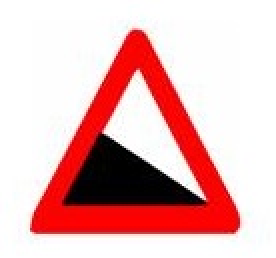
#> input picture stage_1/dangerous_descendent.jpg, 138 x 129 px, found by its file name (shown 2 times larger)
$ python orientation.py
#> lines starting #> are read from the running program, lines starting #| are printed output that depends on the picture; after the words box and inside, x2 and y2 are one past the last pixel; in counts of white or black regions, pixels touching at a corner belong together
import cv2
import numpy as np
# from main import Color
images = ["bumpy_road.jpg",
          "dangerous_descendent.jpg",
          "exit.jpg",
          "freeway_entry.jpg",
          "give_way.jpg",
          "go_left.jpg",
          "go_right.jpg",
          "go_straight.jpg",
          "local_destination.jpg",
          "major_road_sign.jpg",
          "no_entry.jpg",
          "no_parking.jpg",
          "stop_sign.jpg",
          "tourist_destination.jpg",
          "traffic_light_ahead.jpg",
          ]
kernel = np.ones((2, 2), np.uint8)
kernel_2= np.ones((3, 3), np.uint8)


# Read the image
img = cv2.imread("stage_1\\"+images[1],0)
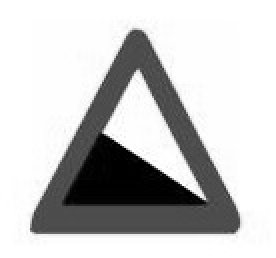
#> img: shape (129, 138) (shown 2 times larger); min 0, max 255, mean 198.5
cv2.imshow("Original",img)
cv2.waitKey()

# Find and print image size
h = img.shape[0]
#> h = 129
w = img.shape[1]
#> w = 138
print(h)
#| 129
print(w)
#| 138

# Close small gabs before thresholding
# closed_1 = cv2.morphologyEx(img, cv2.MORPH_CLOSE, kernel_2)


# Apply Canny
canned = cv2.Canny(img, 150, 150,apertureSize = 3,)
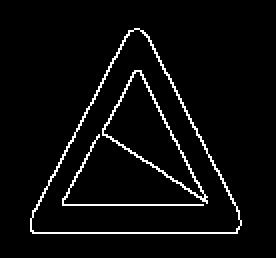
#> canned: shape (129, 138) (shown 2 times larger); 4.3% white in thin lines or dots, all inside (x1, y1, x2, y2) = (15, 14, 121, 117)
cv2.imshow("Original", canned)
cv2.waitKey()

# Close
closed = cv2.morphologyEx(canned, cv2.MORPH_CLOSE, kernel)
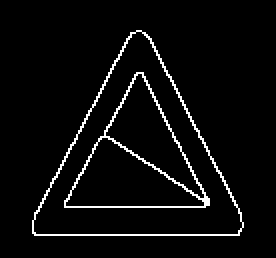
#> closed: shape (129, 138) (shown 2 times larger); 4.3% white in thin lines or dots, all inside (x1, y1, x2, y2) = (16, 15, 122, 118)

# Find the contours
contours, hierarchy = cv2.findContours(closed, cv2.RETR_TREE, cv2.CHAIN_APPROX_SIMPLE)
#> contours = 5 contours; box (x1, y1, x2, y2) and area: (16, 15, 122, 118) 6112, (16, 15, 122, 118) 6016, (32, 36, 105, 104) 2568, (32, 68, 103, 104) 1346, (52, 36, 103, 100) 1117
hier = hierarchy[0]

print(len(contours))
#| 5

# [145 lines of commented-out code are left out]

$ run again, with stage_1/speed_limit.jpg copied over stage_1/dangerous_descendent.jpg
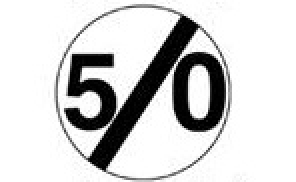
#> input picture stage_1/speed_limit.jpg, 148 x 91 px, found by its file name (shown 2 times larger)
#> img is the input picture: shape (91, 148); min 0, max 255, mean 210.8
#| 91
#| 148
#> `canned = cv2.Canny(img, 150, 150,apertureSize = 3,)`:
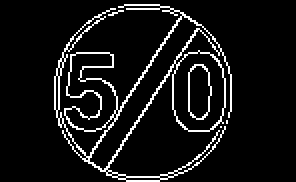
#> canned: shape (91, 148) (shown 2 times larger); 8% white in thin lines or dots, all inside (x1, y1, x2, y2) = (27, 2, 116, 91)
#> `closed = cv2.morphologyEx(canned, cv2.MORPH_CLOSE, kernel)`:
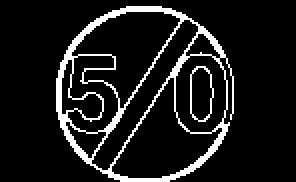
#> closed: shape (91, 148) (shown 2 times larger); 10.1% white in thin lines or dots, all inside (x1, y1, x2, y2) = (28, 3, 117, 91)
#> contours = 11 contours; largest, box (x1, y1, x2, y2) and area: (28, 3, 117, 91) 6068, (35, 5, 91, 55) 1320, (55, 38, 112, 90) 1266, (87, 27, 114, 67) 864, (45, 9, 100, 86) 840
#| 11
